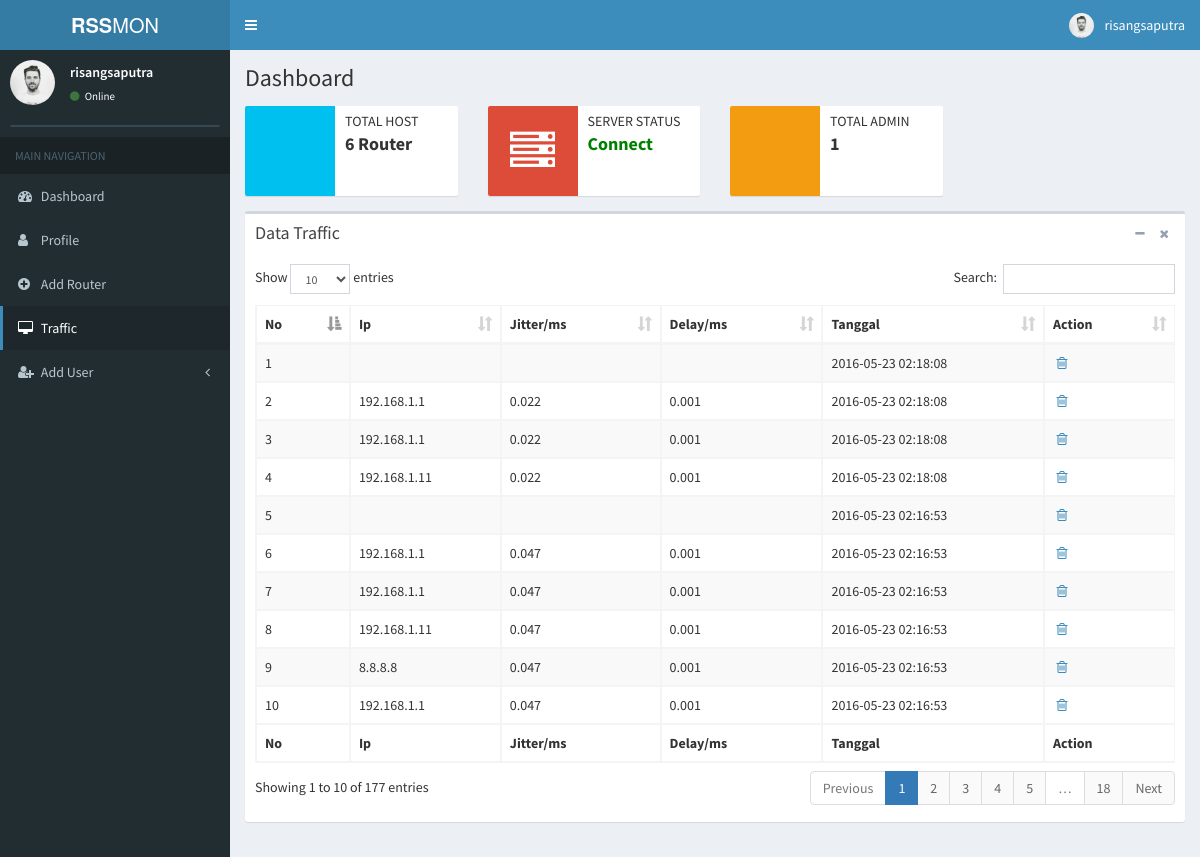
The app's page /admin/index.php?act=monitor (signed in) with its own data.
### tables this page shows
CREATE TABLE IF NOT EXISTS `traffic` (
  `id_traffic` int(255) NOT NULL AUTO_INCREMENT,
  `ip` text NOT NULL,
  `jitter` varchar(255) NOT NULL,
  `delay` varchar(255) NOT NULL,
  `tanggal` datetime NOT NULL,
  PRIMARY KEY (`id_traffic`)
);

### admin/monitor.php (the view)
<?php
if (empty($_SESSION['username'])) {
  include "index.php";
}
else{ ?>
       <div class="row">
        <div class="col-xs-12">
          <div class="box">
            <div class="box-header">
              <h3 class="box-title">Data Traffic</h3>
              <div class="box-tools pull-right">
                <button type="button" class="btn btn-box-tool" data-widget="collapse"><i class="fa fa-minus"></i>
                </button>
                <button type="button" class="btn btn-box-tool" data-widget="remove"><i class="fa fa-times"></i></button>
              </div>
            </div>
            <div class="box-body">
              <table id="example1" class="table table-bordered table-striped">
                <thead>
                <tr>
                  <th>No</th>
                  <th>Ip</th>
                  <th>Jitter/ms</th>
                  <th>Delay/ms</th>
                  <th>Tanggal</th>
                  <th>Action</th>
                </tr>
                </thead>
                <tbody>
                <?php
                  include "../koneksi.php";
                  $sql = "select * from traffic ORDER BY tanggal DESC";
                  $result = mysqli_query($konek,$sql);
                  $i=1;
                  while ($data=mysqli_fetch_array($result)) {
                ?>
                <tr>
                  <td><?php echo $i++; ?></td>
                  <td><?php echo $data['ip']; ?></td>
                  <td><?php echo $data['jitter']; ?></td>
                  <td><?php echo $data['delay']; ?></td>
                  <td><?php echo $data['tanggal']; ?></td>
                  <td><a href="?act=delete_traffic&id_traffic=<?php echo $data['id_traffic'];?>" title="Delete" onclick="return confirm('Apakah anda yakin akan menghapus pertanyaan ini ?')"><i class="fa fa-fw fa-trash-o"></i></a></td>
                </tr>
                <?php } ?>
                </tbody>
                <tfoot>
                <tr>
                  <th>No</th>
                  <th>Ip</th>
                  <th>Jitter/ms</th>
                  <th>Delay/ms</th>
                  <th>Tanggal</th>
                  <th>Action</th>
                </tr>
                </tfoot>
              </table>
            </div>
          </div>
        </div>
      </div>
<?php } ?>

### admin/index.php (shortened to what this page needs)
<?php
  $user=$_SESSION['username'];
                        include "../koneksi.php";
                        $sql="SELECT * FROM admin WHERE username='$user'";
                        $qry=mysqli_query($konek,$sql);
                        while ($data=mysqli_fetch_array($qry)) {
                        $gambar   =$data['gambar'];
   }
  if (empty($_SESSION['username'])) {
      include 'login.php';
    }
    else {
 ?>
<!DOCTYPE html>
<html>
<head>
  <link rel="stylesheet" href="bootstrap/css/bootstrap.min.css">
  <link rel="stylesheet" href="https://cdnjs.cloudflare.com/ajax/libs/font-awesome/4.5.0/css/font-awesome.min.css">
  <link rel="stylesheet" href="https://cdnjs.cloudflare.com/ajax/libs/ionicons/2.0.1/css/ionicons.min.css">
  <link rel="stylesheet" href="plugins/datatables/dataTables.bootstrap.css">
  <link rel="stylesheet" href="dist/css/AdminLTE.css">
  <link rel="stylesheet" href="dist/css/skins/_all-skins.min.css">
  <link rel="stylesheet" type="text/css" href="dist/css/sweetalert.css">
</head>
<body class="hold-transition skin-blue sidebar-mini">
<div class="wrapper">
  <header class="main-header">
    <a href="index2.html" class="logo">
      <span class="logo-lg"><b>RSS</b>MON</span>
    </a>
    <nav class="navbar navbar-static-top">
      <a href="#" class="sidebar-toggle" data-toggle="offcanvas" role="button">
      </a>
      <div class="navbar-custom-menu">
        <ul class="nav navbar-nav">
          <li class="dropdown user user-menu">
            <a href="#" class="dropdown-toggle" data-toggle="dropdown">
              <img src="gambar/<?php echo "$gambar";  ?>" class="user-image" alt="User Image">
              <span class="hidden-xs"><?php echo $_SESSION['username']; ?></span>
            </a>
              </li>
            </ul>
      </div>
    </nav>
  </header>
  <aside class="main-sidebar">
    <section class="sidebar">
      <div class="user-panel">
        <div class="pull-left image">
          <img src="gambar/<?php echo "$gambar";  ?>" class="img-circle" alt="User Image">
        </div>
        <div class="pull-left info">
          <p><?php echo $_SESSION['username']; ?></p>
          <a href="#"><i class="fa fa-circle text-success"></i> Online</a>
        </div>
      </div>
      <form action="#" method="get" class="sidebar-form">
      </form>
      <ul class="sidebar-menu">
        <li class="header">MAIN NAVIGATION</li>
        <li <?php if($_GET['act']==''){
              echo "class='active treeview'";
            }
              echo "class='treeview'";
            ?> >
          <a href="index.php">
            <i class="fa fa-dashboard"></i> <span>Dashboard</span>
          </a>
        </li>
         <li <?php if($_GET['act']=='profile'){
              echo "class='active treeview'";
            }
              echo "class='treeview'";
            ?> >
          <a href="?act=profile">
            <i class="fa fa-user"></i> <span>Profile</span>
          </a>
        </li>
        <li <?php if($_GET['act']=='tambah_router'){
              echo "class='active treeview'";
            }
              echo "class='treeview'";
            ?> >
          <a href="tambah_router.php">
            <i class="fa fa-plus-circle"></i> <span>Add Router</span>
          </a>
        </li>
        <li <?php if($_GET['act']=='monitor'){
              echo "class='active treeview'";
            }
              echo "class='treeview'";
            ?> >
          <a href="?act=monitor">
            <i class="fa fa-desktop"></i> <span>Traffic</span>
          </a>
        </li>
        <li <?php if($_GET['act']=='data_user'){
              echo "class='active treeview'";
            }
              echo "class='treeview'";
            ?> >
          <a href="#">
            <i class="fa fa-user-plus"></i>
            <span>Add User</span>
            <i class="fa fa-angle-left pull-right"></i>
          </a>
        </li>
      </ul>
    </section>
  </aside>
  <div class="content-wrapper">
    <section class="content-header">
      <h1>
        Dashboard
      </h1>
    </section>
    <section class="content">
          <div class="row">
        <div class="col-md-3 col-sm-6 col-xs-12">
          <div class="info-box">
            <span class="info-box-icon bg-aqua"><i class="ion ion-ios-gear-outline"></i></span>
            <div class="info-box-content">
              <span class="info-box-text">Total Host</span>
              <span class="info-box-number">
                <?php
                      $result = mysqli_query($konek,"SELECT * FROM router");
                      $num_rows = mysqli_num_rows($result);
                      echo "$num_rows Router";
                ?>
              </span>
            </div>
          </div>
        </div>
        <div class="col-md-3 col-sm-6 col-xs-12">
          <div class="info-box">
            <span class="info-box-icon bg-red"><i class="fa fa-server"></i></span>
            <div class="info-box-content">
              <span class="info-box-text">Server Status</span>
             <span class='info-box-number green'>Connect</span>
            </div>
          </div>
        </div>
        <div class="col-md-3 col-sm-6 col-xs-12">
          <div class="info-box">
            <span class="info-box-icon bg-yellow"><i class="ion ion-ios-people-outline"></i></span>
            <div class="info-box-content">
              <span class="info-box-text">Total Admin</span>
              <span class="info-box-number">
                <?php
                      $result = mysqli_query($konek,"SELECT * FROM admin");
                      $num_rows = mysqli_num_rows($result);
                      echo "$num_rows";
                ?>
              </span>
            </div>
          </div>
        </div>
      </div>
          <?php
            $page = @$_GET['act'];
            $file = "dashboard.php";
            if(!file_exists($file)) {
                include("dashboard.php");
            } else if ($page =="" || $page == "") {
                include("dashboard.php");
            } else {
                include("$page.php");
            }
            ?>
        </div>
      </div>
</body>
</html>
<?php } ?>

### records on screen
traffic: tanggal "2016-05-23 02:18:08"
traffic: ip "192.168.1.1", jitter "0.022", delay "0.001", tanggal "2016-05-23 02:18:08"
traffic: ip "192.168.1.1", jitter "0.022", delay "0.001", tanggal "2016-05-23 02:18:08"
traffic: ip "192.168.1.11", jitter "0.022", delay "0.001", tanggal "2016-05-23 02:18:08"
traffic: tanggal "2016-05-23 02:16:53"
traffic: ip "192.168.1.1", jitter "0.047", delay "0.001", tanggal "2016-05-23 02:16:53"
traffic: ip "192.168.1.1", jitter "0.047", delay "0.001", tanggal "2016-05-23 02:16:53"
traffic: ip "192.168.1.11", jitter "0.047", delay "0.001", tanggal "2016-05-23 02:16:53"
traffic: ip "8.8.8.8", jitter "0.047", delay "0.001", tanggal "2016-05-23 02:16:53"
traffic: ip "192.168.1.1", jitter "0.047", delay "0.001", tanggal "2016-05-23 02:16:53"

### other values on screen
$_SESSION['username'] "risangsaputra"
$num_rows "6"
$num_rows "1"
